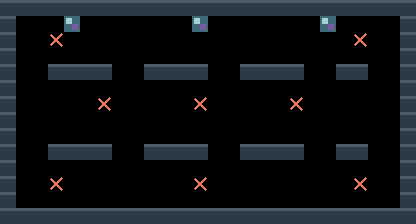

The image is a tile-based game level rendered from a .tmx file. Its description and complete source (layers, tilesets, objects, tile grids) follow:
An orthogonal 26x14 tile map with 16x16 px tiles, 2 tile layers (terreno, marcadores).

<map version="1.10" tiledversion="1.11.0" orientation="orthogonal" renderorder="right-down" width="26" height="14" tilewidth="16" tileheight="16" infinite="0" nextlayerid="3" nextobjectid="1">
 <properties>
  <property name="tipo" value="raz_combate" />
  <property name="nombre" value="galeria" />
 </properties>
 <tileset firstgid="1" source="muelle.tsx" />
 <layer id="1" name="terreno" width="26" height="14">
  <data encoding="csv">
1,1,1,1,1,1,1,1,1,1,1,1,1,1,1,1,1,1,1,1,1,1,1,1,1,1,
1,0,0,0,0,0,0,0,0,0,0,0,0,0,0,0,0,0,0,0,0,0,0,0,0,1,
1,0,0,0,0,0,0,0,0,0,0,0,0,0,0,0,0,0,0,0,0,0,0,0,0,1,
1,0,0,0,0,0,0,0,0,0,0,0,0,0,0,0,0,0,0,0,0,0,0,0,0,1,
1,0,0,1,1,1,1,0,0,1,1,1,1,0,0,1,1,1,1,0,0,1,1,0,0,1,
1,0,0,0,0,0,0,0,0,0,0,0,0,0,0,0,0,0,0,0,0,0,0,0,0,1,
1,0,0,0,0,0,0,0,0,0,0,0,0,0,0,0,0,0,0,0,0,0,0,0,0,1,
1,0,0,0,0,0,0,0,0,0,0,0,0,0,0,0,0,0,0,0,0,0,0,0,0,1,
1,0,0,0,0,0,0,0,0,0,0,0,0,0,0,0,0,0,0,0,0,0,0,0,0,1,
1,0,0,1,1,1,1,0,0,1,1,1,1,0,0,1,1,1,1,0,0,1,1,0,0,1,
1,0,0,0,0,0,0,0,0,0,0,0,0,0,0,0,0,0,0,0,0,0,0,0,0,1,
1,0,0,0,0,0,0,0,0,0,0,0,0,0,0,0,0,0,0,0,0,0,0,0,0,1,
1,0,0,0,0,0,0,0,0,0,0,0,0,0,0,0,0,0,0,0,0,0,0,0,0,1,
1,1,1,1,1,1,1,1,1,1,1,1,1,1,1,1,1,1,1,1,1,1,1,1,1,1
</data>
 </layer>
 <layer id="2" name="marcadores" width="26" height="14">
  <data encoding="csv">
0,0,0,0,0,0,0,0,0,0,0,0,0,0,0,0,0,0,0,0,0,0,0,0,0,0,
0,0,0,0,5,0,0,0,0,0,0,0,5,0,0,0,0,0,0,0,5,0,0,0,0,0,
0,0,0,3,0,0,0,0,0,0,0,0,0,0,0,0,0,0,0,0,0,0,3,0,0,0,
0,0,0,0,0,0,0,0,0,0,0,0,0,0,0,0,0,0,0,0,0,0,0,0,0,0,
0,0,0,0,0,0,0,0,0,0,0,0,0,0,0,0,0,0,0,0,0,0,0,0,0,0,
0,0,0,0,0,0,0,0,0,0,0,0,0,0,0,0,0,0,0,0,0,0,0,0,0,0,
0,0,0,0,0,0,3,0,0,0,0,0,3,0,0,0,0,0,3,0,0,0,0,0,0,0,
0,0,0,0,0,0,0,0,0,0,0,0,0,0,0,0,0,0,0,0,0,0,0,0,0,0,
0,0,0,0,0,0,0,0,0,0,0,0,0,0,0,0,0,0,0,0,0,0,0,0,0,0,
0,0,0,0,0,0,0,0,0,0,0,0,0,0,0,0,0,0,0,0,0,0,0,0,0,0,
0,0,0,0,0,0,0,0,0,0,0,0,0,0,0,0,0,0,0,0,0,0,0,0,0,0,
0,0,0,3,0,0,0,0,0,0,0,0,3,0,0,0,0,0,0,0,0,0,3,0,0,0,
0,0,0,0,0,0,0,0,0,0,0,0,0,0,0,0,0,0,0,0,0,0,0,0,0,0,
0,0,0,0,0,0,0,0,0,0,0,0,0,0,0,0,0,0,0,0,0,0,0,0,0,0
</data>
 </layer>
</map>
